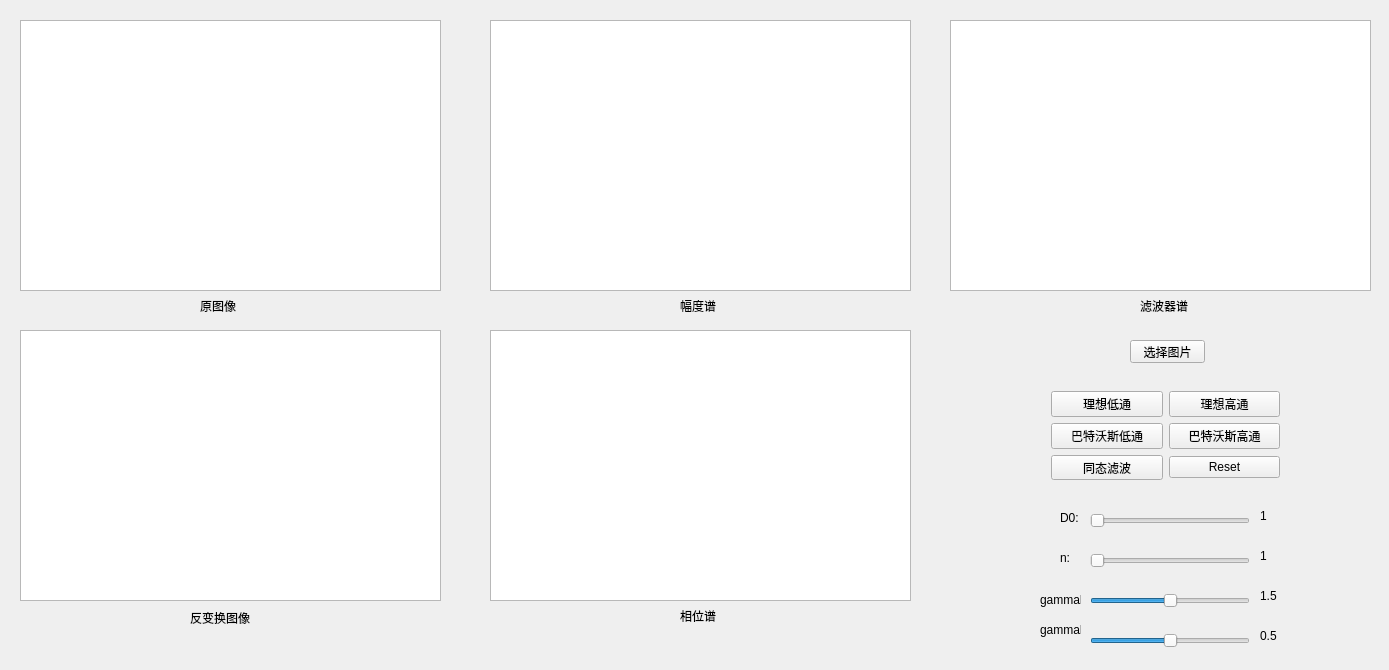
<?xml version="1.0" encoding="UTF-8"?>
<ui version="4.0">
 <class>FfilterClass</class>
 <widget class="QWidget" name="FfilterClass">
  <property name="geometry">
   <rect>
    <x>0</x>
    <y>0</y>
    <width>1389</width>
    <height>670</height>
   </rect>
  </property>
  <property name="windowTitle">
   <string>Ffilter</string>
  </property>
  <widget class="QGraphicsView" name="graphicsView">
   <property name="geometry">
    <rect>
     <x>20</x>
     <y>20</y>
     <width>421</width>
     <height>271</height>
    </rect>
   </property>
  </widget>
  <widget class="QGraphicsView" name="graphicsView_2">
   <property name="geometry">
    <rect>
     <x>20</x>
     <y>330</y>
     <width>421</width>
     <height>271</height>
    </rect>
   </property>
  </widget>
  <widget class="QGraphicsView" name="graphicsView_3">
   <property name="geometry">
    <rect>
     <x>490</x>
     <y>20</y>
     <width>421</width>
     <height>271</height>
    </rect>
   </property>
  </widget>
  <widget class="QGraphicsView" name="graphicsView_4">
   <property name="geometry">
    <rect>
     <x>490</x>
     <y>330</y>
     <width>421</width>
     <height>271</height>
    </rect>
   </property>
  </widget>
  <widget class="QPushButton" name="btn_chooseImg">
   <property name="geometry">
    <rect>
     <x>1130</x>
     <y>340</y>
     <width>75</width>
     <height>23</height>
    </rect>
   </property>
   <property name="text">
    <string>选择图片</string>
   </property>
  </widget>
  <widget class="QLabel" name="label">
   <property name="geometry">
    <rect>
     <x>200</x>
     <y>300</y>
     <width>54</width>
     <height>12</height>
    </rect>
   </property>
   <property name="text">
    <string>原图像</string>
   </property>
  </widget>
  <widget class="QLabel" name="label_2">
   <property name="geometry">
    <rect>
     <x>680</x>
     <y>300</y>
     <width>54</width>
     <height>12</height>
    </rect>
   </property>
   <property name="text">
    <string>幅度谱</string>
   </property>
  </widget>
  <widget class="QLabel" name="label_3">
   <property name="geometry">
    <rect>
     <x>190</x>
     <y>610</y>
     <width>71</width>
     <height>16</height>
    </rect>
   </property>
   <property name="text">
    <string>反变换图像</string>
   </property>
  </widget>
  <widget class="QLabel" name="label_4">
   <property name="geometry">
    <rect>
     <x>680</x>
     <y>610</y>
     <width>54</width>
     <height>12</height>
    </rect>
   </property>
   <property name="text">
    <string>相位谱</string>
   </property>
  </widget>
  <widget class="QWidget" name="gridLayoutWidget">
   <property name="geometry">
    <rect>
     <x>1040</x>
     <y>380</y>
     <width>251</width>
     <height>111</height>
    </rect>
   </property>
   <layout class="QGridLayout" name="gridLayout">
    <item row="0" column="0">
     <widget class="QPushButton" name="btn_ideaLow">
      <property name="text">
       <string>理想低通</string>
      </property>
     </widget>
    </item>
    <item row="1" column="0">
     <widget class="QPushButton" name="btn_bwLow">
      <property name="text">
       <string>巴特沃斯低通</string>
      </property>
     </widget>
    </item>
    <item row="1" column="1">
     <widget class="QPushButton" name="btn_bwHigh">
      <property name="text">
       <string>巴特沃斯高通</string>
      </property>
     </widget>
    </item>
    <item row="0" column="1">
     <widget class="QPushButton" name="btn_ideaHigh">
      <property name="text">
       <string>理想高通</string>
      </property>
     </widget>
    </item>
    <item row="2" column="0">
     <widget class="QPushButton" name="btn_homo">
      <property name="text">
       <string>同态滤波</string>
      </property>
     </widget>
    </item>
    <item row="2" column="1">
     <widget class="QPushButton" name="btn_reset">
      <property name="text">
       <string>Reset</string>
      </property>
     </widget>
    </item>
   </layout>
  </widget>
  <widget class="QGraphicsView" name="graphicsView_5">
   <property name="geometry">
    <rect>
     <x>950</x>
     <y>20</y>
     <width>421</width>
     <height>271</height>
    </rect>
   </property>
  </widget>
  <widget class="QLabel" name="label_5">
   <property name="geometry">
    <rect>
     <x>1140</x>
     <y>300</y>
     <width>54</width>
     <height>12</height>
    </rect>
   </property>
   <property name="text">
    <string>滤波器谱</string>
   </property>
  </widget>
  <widget class="QSlider" name="slider_D0">
   <property name="geometry">
    <rect>
     <x>1090</x>
     <y>510</y>
     <width>160</width>
     <height>22</height>
    </rect>
   </property>
   <property name="minimum">
    <number>1</number>
   </property>
   <property name="maximum">
    <number>1000</number>
   </property>
   <property name="singleStep">
    <number>10</number>
   </property>
   <property name="pageStep">
    <number>100</number>
   </property>
   <property name="orientation">
    <enum>Qt::Horizontal</enum>
   </property>
  </widget>
  <widget class="QSlider" name="slider_n">
   <property name="geometry">
    <rect>
     <x>1090</x>
     <y>550</y>
     <width>160</width>
     <height>22</height>
    </rect>
   </property>
   <property name="minimum">
    <number>1</number>
   </property>
   <property name="maximum">
    <number>30</number>
   </property>
   <property name="orientation">
    <enum>Qt::Horizontal</enum>
   </property>
  </widget>
  <widget class="QLabel" name="label_6">
   <property name="geometry">
    <rect>
     <x>1060</x>
     <y>510</y>
     <width>21</width>
     <height>16</height>
    </rect>
   </property>
   <property name="text">
    <string>D0:</string>
   </property>
  </widget>
  <widget class="QLabel" name="label_7">
   <property name="geometry">
    <rect>
     <x>1060</x>
     <y>550</y>
     <width>21</width>
     <height>16</height>
    </rect>
   </property>
   <property name="text">
    <string>n:</string>
   </property>
  </widget>
  <widget class="QLabel" name="lab_D0">
   <property name="geometry">
    <rect>
     <x>1260</x>
     <y>510</y>
     <width>54</width>
     <height>12</height>
    </rect>
   </property>
   <property name="text">
    <string>1</string>
   </property>
  </widget>
  <widget class="QLabel" name="lab_n">
   <property name="geometry">
    <rect>
     <x>1260</x>
     <y>550</y>
     <width>54</width>
     <height>12</height>
    </rect>
   </property>
   <property name="text">
    <string>1</string>
   </property>
  </widget>
  <widget class="QLabel" name="label_8">
   <property name="geometry">
    <rect>
     <x>1040</x>
     <y>590</y>
     <width>41</width>
     <height>20</height>
    </rect>
   </property>
   <property name="text">
    <string>gammaH</string>
   </property>
  </widget>
  <widget class="QSlider" name="slider_gammaH">
   <property name="geometry">
    <rect>
     <x>1090</x>
     <y>590</y>
     <width>160</width>
     <height>22</height>
    </rect>
   </property>
   <property name="minimum">
    <number>10</number>
   </property>
   <property name="maximum">
    <number>20</number>
   </property>
   <property name="singleStep">
    <number>1</number>
   </property>
   <property name="pageStep">
    <number>1</number>
   </property>
   <property name="value">
    <number>15</number>
   </property>
   <property name="orientation">
    <enum>Qt::Horizontal</enum>
   </property>
  </widget>
  <widget class="QLabel" name="lab_gammaL">
   <property name="geometry">
    <rect>
     <x>1260</x>
     <y>630</y>
     <width>54</width>
     <height>12</height>
    </rect>
   </property>
   <property name="text">
    <string>0.5</string>
   </property>
  </widget>
  <widget class="QSlider" name="slider_gammaL">
   <property name="geometry">
    <rect>
     <x>1090</x>
     <y>630</y>
     <width>160</width>
     <height>22</height>
    </rect>
   </property>
   <property name="minimum">
    <number>0</number>
   </property>
   <property name="maximum">
    <number>10</number>
   </property>
   <property name="pageStep">
    <number>1</number>
   </property>
   <property name="value">
    <number>5</number>
   </property>
   <property name="orientation">
    <enum>Qt::Horizontal</enum>
   </property>
  </widget>
  <widget class="QLabel" name="lab_gammaH">
   <property name="geometry">
    <rect>
     <x>1260</x>
     <y>590</y>
     <width>54</width>
     <height>12</height>
    </rect>
   </property>
   <property name="text">
    <string>1.5</string>
   </property>
  </widget>
  <widget class="QLabel" name="label_9">
   <property name="geometry">
    <rect>
     <x>1040</x>
     <y>620</y>
     <width>41</width>
     <height>20</height>
    </rect>
   </property>
   <property name="text">
    <string>gammaL</string>
   </property>
  </widget>
 </widget>
 <layoutdefault spacing="6" margin="11"/>
 <resources>
  <include location="Ffilter.qrc"/>
 </resources>
 <connections/>
</ui>
